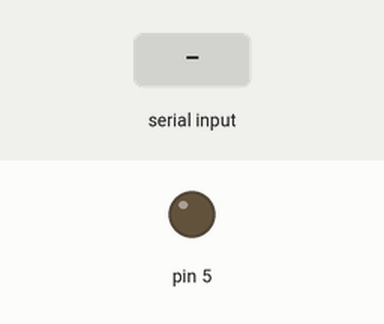
Recording of a sketch running on a simulated Arduino Uno, built with avr-gcc and run on an emulated ATmega328P. Shown: output pins drawn as LEDs (lit = HIGH). The inputs (shaded band) are chosen by the test bench.

Above: at 1.6 s.
1.7 s: "a" received over Serial
At 2.5 s:
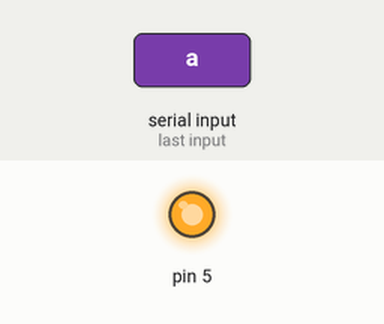
3.2 s: "b" received over Serial
At 3.6 s:
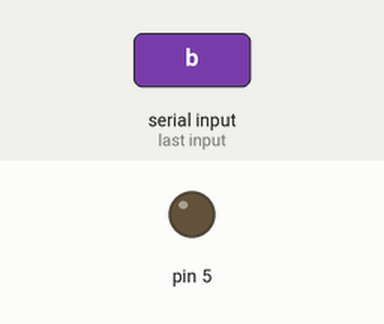
Timing chart, 0 to 6.2 s (numbered marks = the images above; inputs shaded):
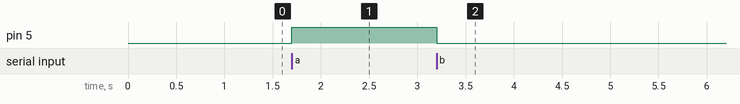

Measured:
- after the input at 1.7 s, pin 5: LOW → HIGH at once
- after the input at 3.2 s, pin 5: HIGH → LOW at once

The sketch:

WiFiClient.ino
```cpp
void setup() {
  // put your setup code here, to run once:

  Serial.begin(115200);
  pinMode(5,OUTPUT);
  digitalWrite(15,LOW);
  delay(400);

}

void loop() {
  // put your main code here, to run repeatedly:
  if( Serial.available()){
      char c =  Serial.read();

      if( c == 'a') {
         digitalWrite(5,HIGH);
      }
      if( c == 'b') {
         digitalWrite(5,LOW);
      }
   }
}
```
